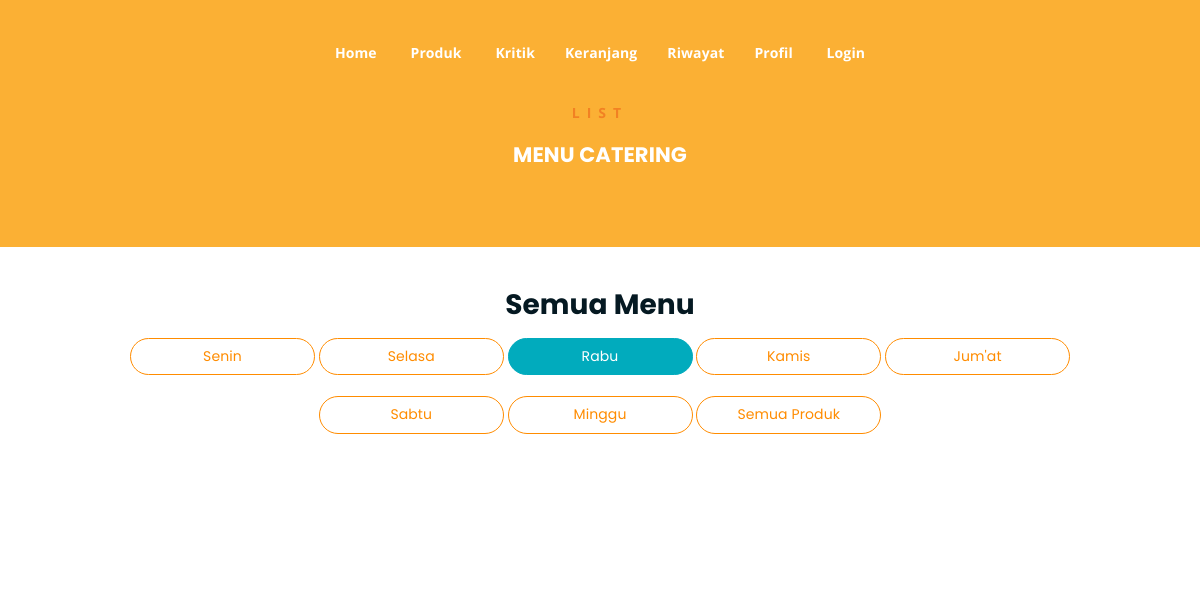
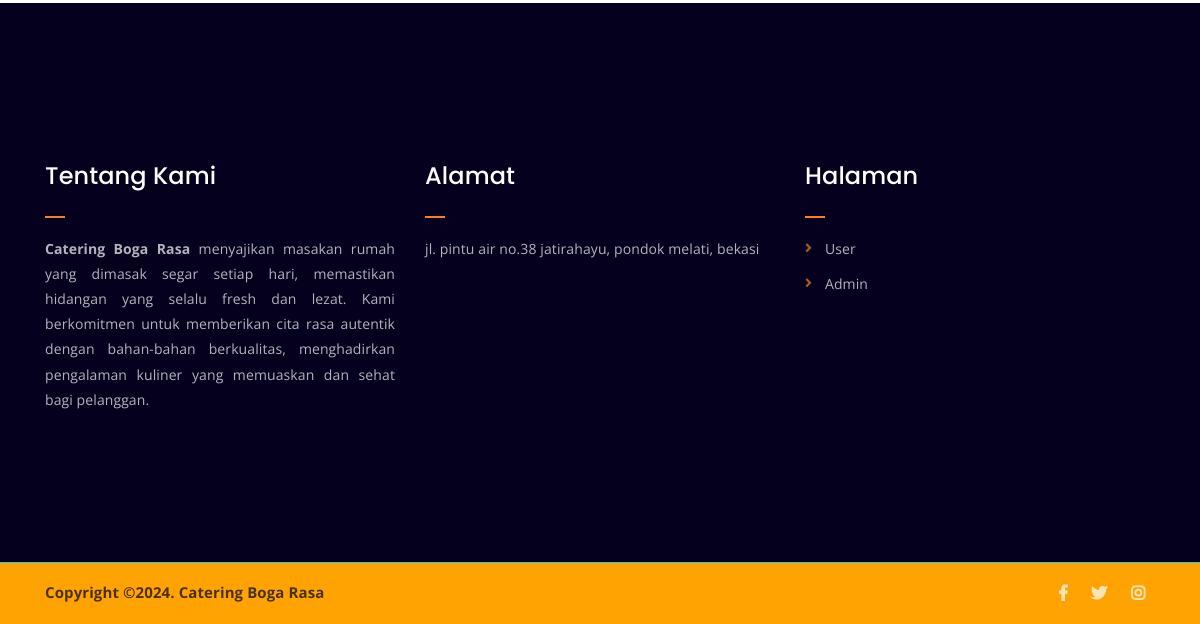
The app's page /menu-rabu.php, older data (2 pictures, top to bottom).
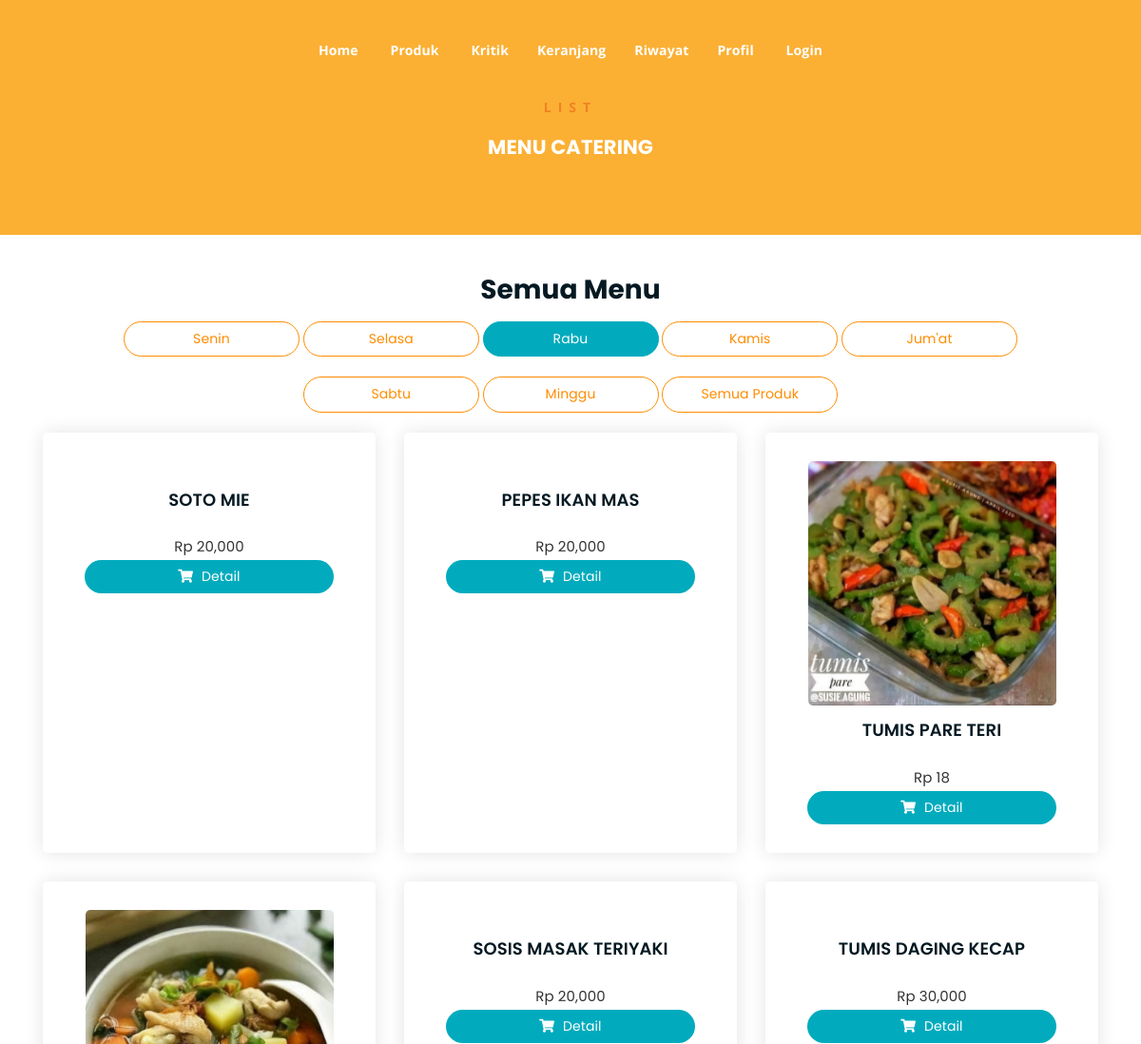
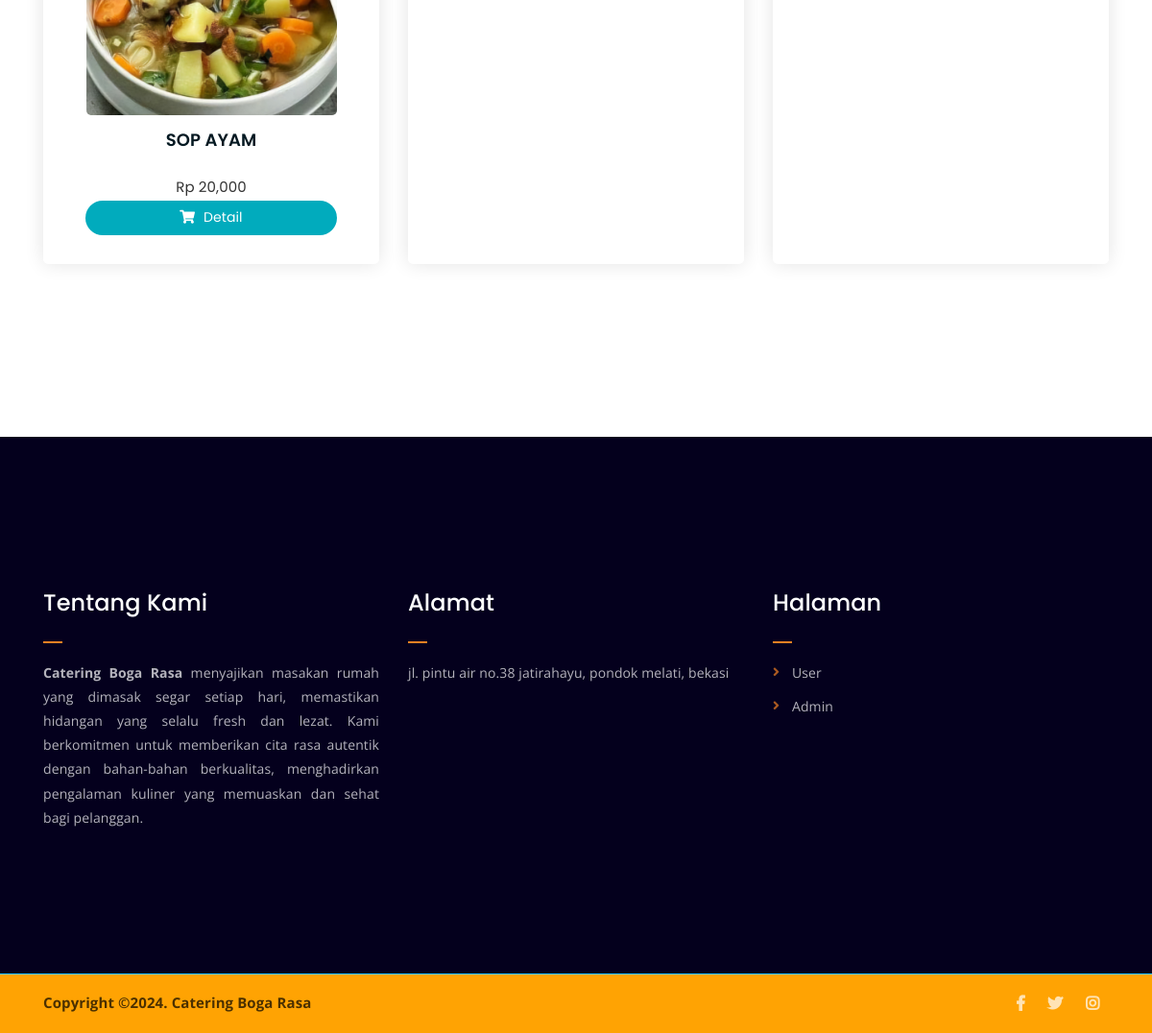
The same page, newer data (2 pictures, top to bottom).
### tables this page shows
CREATE TABLE `promosi` (
  `id_promosi_produk` int(11) NOT NULL,
  `id_produk` varchar(55) NOT NULL,
  `promo_lama` varchar(55) NOT NULL,
  `promo_baru` varchar(55) NOT NULL
);

CREATE TABLE `produk` (
  `id` int(11) NOT NULL,
  `id_produk` varchar(11) NOT NULL,
  `nama_produk` varchar(55) NOT NULL,
  `gambar` varchar(55) NOT NULL,
  `harga` varchar(55) NOT NULL,
  `deskripsi` varchar(1000) NOT NULL,
  `menu_hari` varchar(111) NOT NULL
);

### menu-rabu.php (the view, shortened to what this page needs)
<?php
require('./app/database/db.php');
?>
<!DOCTYPE html>
<html lang="en">
<head>
	<link rel="stylesheet" href="assets/css/all.min.css">
	<link rel="stylesheet" href="assets/bootstrap/css/bootstrap.min.css">
	<link rel="stylesheet" href="assets/css/owl.carousel.css">
	<link rel="stylesheet" href="assets/css/magnific-popup.css">
	<link rel="stylesheet" href="assets/css/animate.css">
	<link rel="stylesheet" href="assets/css/meanmenu.min.css">
	<link rel="stylesheet" href="assets/css/main.css">
	<link rel="stylesheet" href="assets/css/responsive.css">
</head>
<body>
	<?php include('./include/nav.php') ?>
	<div class="breadcrumb-section breadcrumb-bg">
		<div class="container">
			<div class="row">
				<div class="col-lg-8 offset-lg-2 text-center">
					<div class="breadcrumb-text">
						<p>LIST</p>
						<h4 style="color: #fff;">MENU CATERING</h4>
					</div>
				</div>
			</div>
		</div>
	</div>
	<div class="product-section mt-5 mb-150">
		<div class="container">
			<h3 class="text-center">Semua Menu</h3>
		<div class="text-center tag">
				<a href="menu-senin.php" class="cart-btn mb-4 col-md-2 text-center">Senin</a>
				<a href="menu-selasa.php" class="cart-btn mb-4 col-md-2 text-center">Selasa</a>
				<a href="produk.php" class="aktif cart-btn mb-4 col-md-2 text-center">Rabu</a>
				<a href="menu-kamis.php" class="cart-btn mb-4 col-md-2 text-center">Kamis</a>
				<a href="menu-jumat.php" class="cart-btn mb-4 col-md-2 text-center">Jum'at</a>
				<a href="menu-sabtu.php" class="cart-btn mb-4 col-md-2 text-center">Sabtu</a>
				<a href="menu-minggu.php" class="cart-btn mb-4 col-md-2 text-center">Minggu</a>
				<a href="produk.php" class="cart-btn mb-4 col-md-2 text-center">Semua Produk</a>
			</div>
		<div class="row">
			<?php
				$produk = mysqli_query($conn, "SELECT * FROM produk LEFT JOIN promosi ON produk.id_produk = promosi.id_produk  WHERE produk.menu_hari = 'Rabu'");
				while ($p = mysqli_fetch_array($produk)) {
			?>
			<a href="produk-detail.php?id_produk=<?= $p['id_produk']?>">
				<div class="col-lg-4 col-md-6 text-center card">
					<div class="single-product-item" style="height: 100%;">
						<div class="product-image">
							<img src="app/admin/foto/<?= $p['gambar'] ?>" alt="">
						</div>
						<h3><?php echo $p['nama_produk'] ?></h3>
							<p class="product-price"><span>Rp <?php echo number_format($p['harga']) ?></span></p>
						<a href="produk-detail.php?id_produk=<?= $p['id_produk']?>" class="cart-btn"><i class="fas fa-shopping-cart"></i> Detail</a>
					</div>
				</div>
				</a>
			<?php } ?>
			</div>
		</div>
	</div>
	<?php include('./include/footer.php') ?>
</body>
</html>

Row changes from the older to the newer data that the page shows:
added promosi: produk.nama_produk "SOTO MIE", produk.harga "20,000"
added promosi: produk.nama_produk "PEPES IKAN MAS", produk.harga "20,000"
added promosi: produk.gambar (picture), produk.nama_produk "TUMIS PARE TERI", produk.harga "18"
added promosi: produk.gambar (picture), produk.nama_produk "SOP AYAM", produk.harga "20,000"
added promosi: produk.nama_produk "SOSIS MASAK TERIYAKI", produk.harga "20,000"
added promosi: produk.nama_produk "TUMIS DAGING KECAP", produk.harga "30,000"
